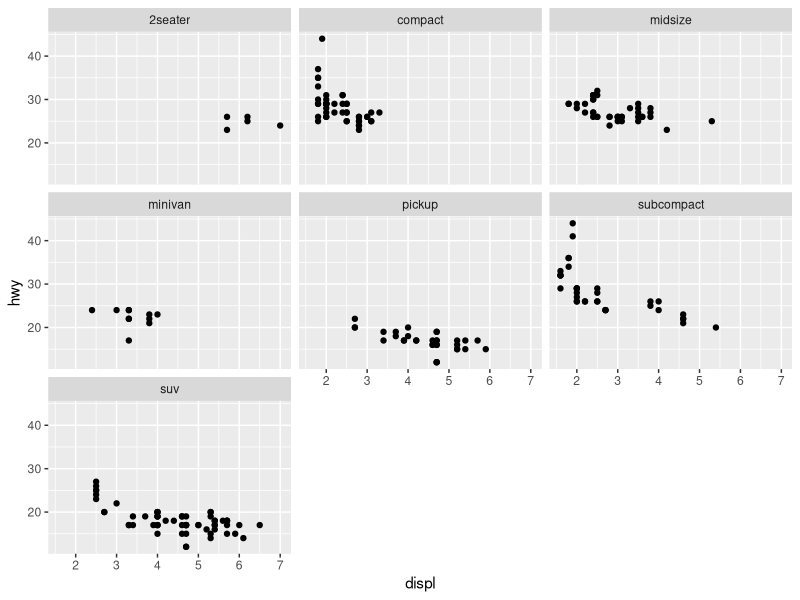
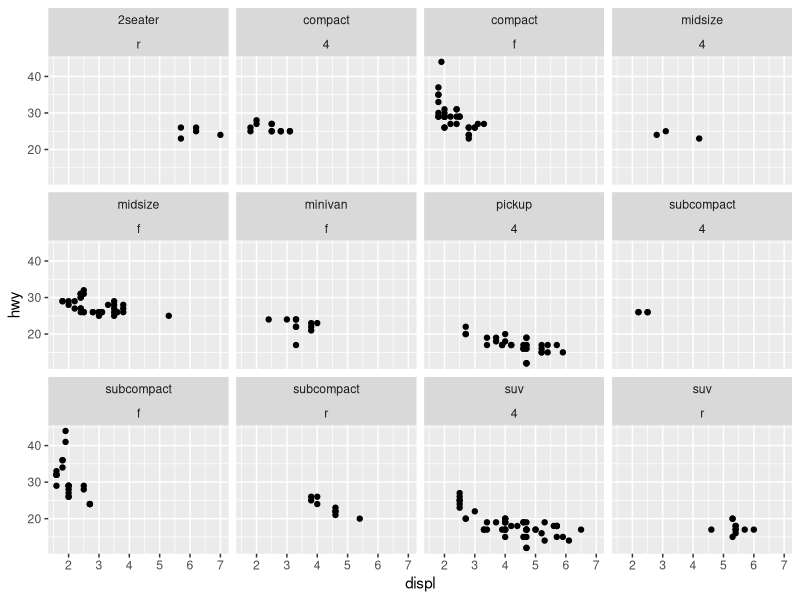
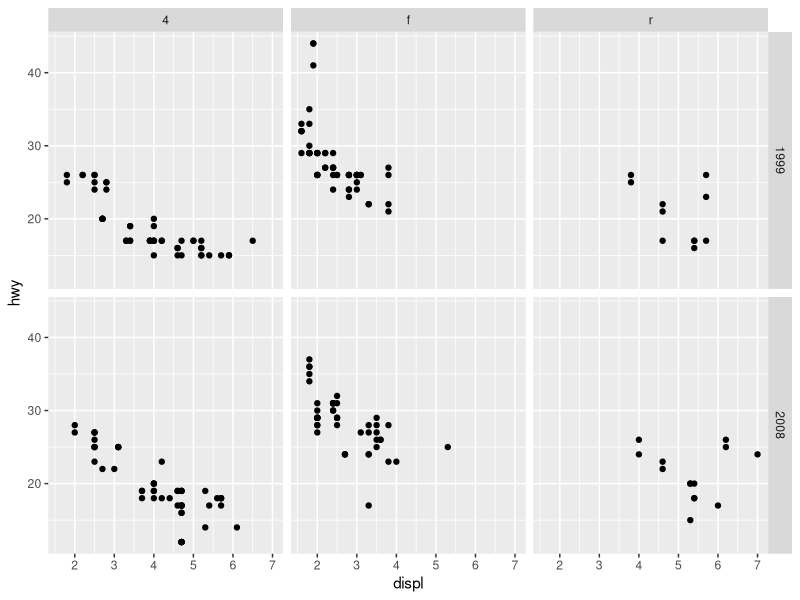

These figures' R source, in order:
## ---- chunk 1
rm(list = ls())
## ---- chunk 2
### Facet plots

## ---- chunk 3
library(tidyverse)
## ---- chunk 4
# facet_wrap()
## ---- chunk 5
ggplot(
  data = mpg,
  mapping = aes(x = displ, y = hwy)
) +
  geom_point() +
  facet_wrap(vars(class))
## ---- chunk 6
# facet_wrap() with multiple variables
## ---- chunk 7
ggplot(
  data = mpg,
  mapping = aes(x = displ, y = hwy)
) +
  geom_point() +
  facet_wrap(vars(class, drv))
## ---- chunk 8
# facet_grid()
## ---- chunk 9
ggplot(
  data = mpg,
  mapping = aes(x = displ, y = hwy)
) +
  geom_point() +
  facet_grid(vars(year), vars(drv))
